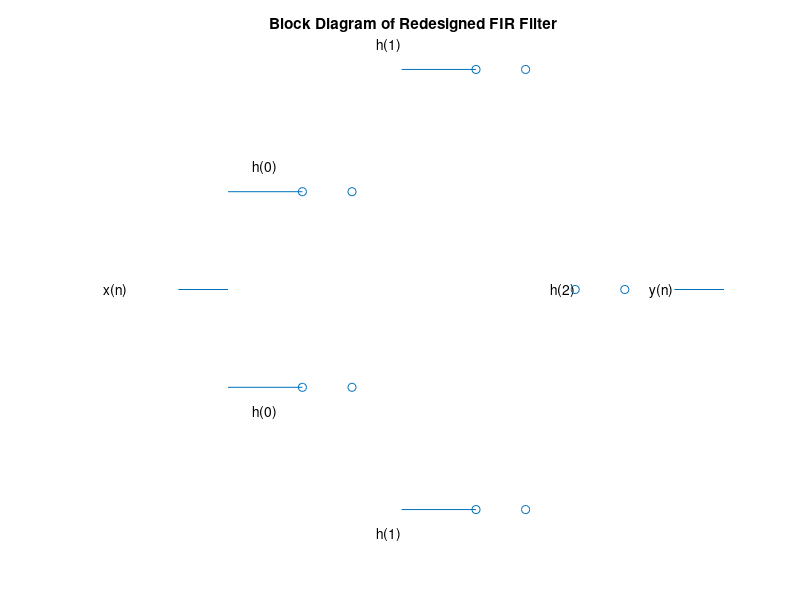

Recreate this plot in MATLAB.
clc
clear all;

% Define filter coefficients
h0 = 1; % Assuming h(0) = h(4) = 1 for simplicity
h1 = 0.5; % Assuming h(1) = h(3) = 0.5 for simplicity
h2 = 0.8;

% Filter's original difference equation
disp('Filter Difference Equation:');
disp('y(n) = h(0)*x(n) + h(1)*x(n-1) + h(2)*x(n-2) + h(3)*x(n-3) + h(4)*x(n-4)');

% Rewrite the difference equation to reduce multiplies
disp('Rewritten Difference Equations:');
disp('y(n) = h(0)*[x(n) + x(n-4)] + h(1)*[x(n-1) + x(n-3)] + h(2)*x(n-2)');
disp('Only three multiplies per output sample are required.');

% Plotting the block diagram
figure;
hold on;

% Input x(n)
text(-0.5, 0, 'x(n)');
line([-0.2 0], [0 0]);

% Multipliers for h(0) and x(n), h(4) and x(n-4)
text(0.1, 0.5, 'h(0)');
text(0.1, -0.5, 'h(0)');
line([0 0.3], [0.4 0.4]);
line([0 0.3], [-0.4 -0.4]);
line([0.3 0.5], [0.4 0.4], 'LineStyle', 'none', 'Marker', 'o');
line([0.3 0.5], [-0.4 -0.4], 'LineStyle', 'none', 'Marker', 'o');

% Multipliers for h(1) and x(n-1), h(3) and x(n-3)
text(0.6, 1, 'h(1)');
text(0.6, -1, 'h(1)');
line([0.7 1], [0.9 0.9]);
line([0.7 1], [-0.9 -0.9]);
line([1 1.2], [0.9 0.9], 'LineStyle', 'none', 'Marker', 'o');
line([1 1.2], [-0.9 -0.9], 'LineStyle', 'none', 'Marker', 'o');

% Multiplier for h(2) and x(n-2)
text(1.3, 0, 'h(2)');
line([1.4 1.6], [0 0], 'LineStyle', 'none', 'Marker', 'o');

% Output y(n)
text(1.7, 0, 'y(n)');
line([1.8 2], [0 0]);

title('Block Diagram of Redesigned FIR Filter');
axis off;
hold off;
